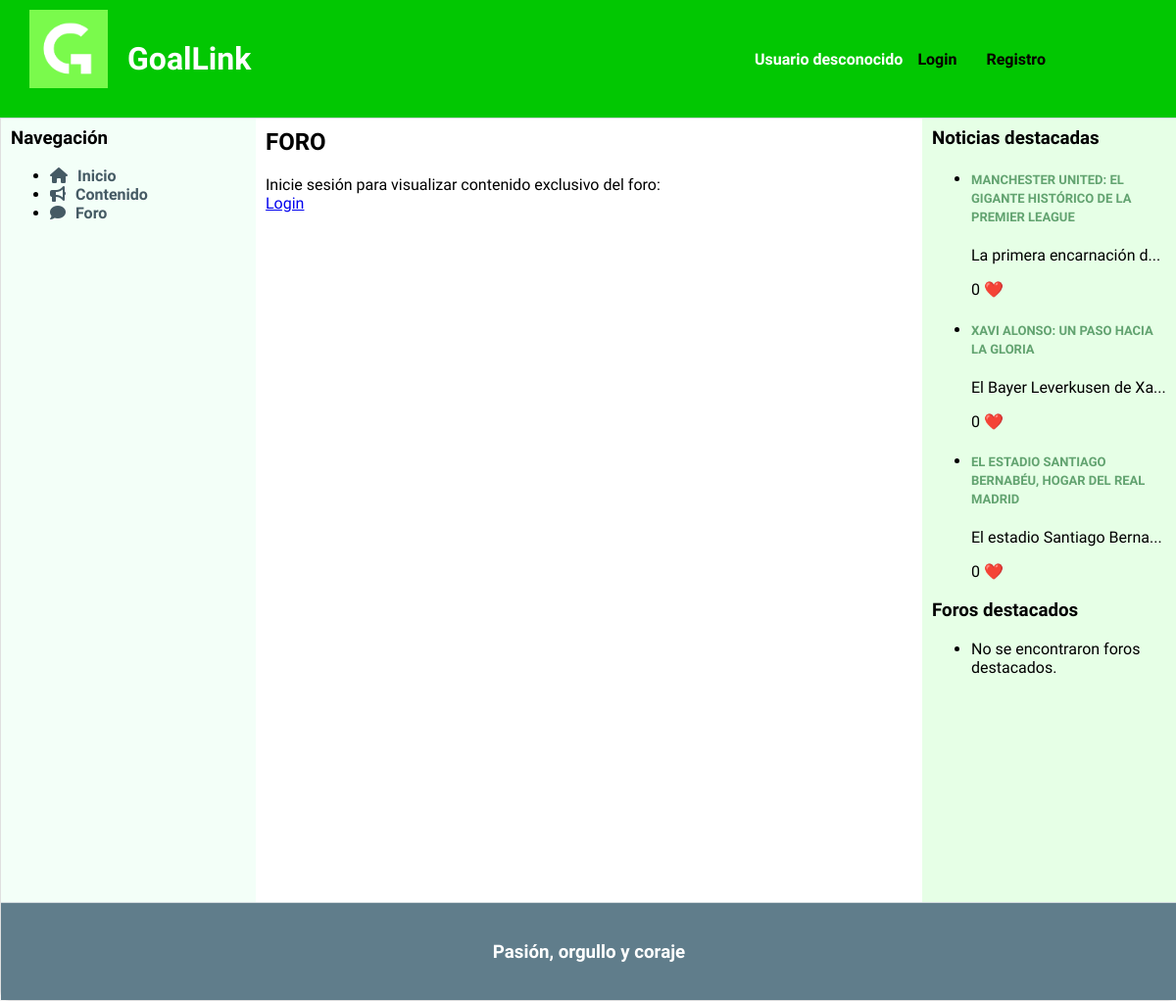
Screenshot of /foro.php with the database file from the repository.
### tables this page shows
CREATE TABLE `noticia` (
  `id` int(11) NOT NULL,
  `titulo` varchar(100) NOT NULL,
  `id_autor` int(11) DEFAULT NULL,
  `contenido` text DEFAULT NULL,
  `fecha` date NOT NULL,
  `likes` int(11) DEFAULT 0,
  `destacado` tinyint(1) NOT NULL DEFAULT 0,
  `imagen1` varchar(255) DEFAULT NULL,
  `liga` varchar(20) DEFAULT NULL
);

### includes/src/Aplicacion.php (called while the page is built, shortened)
<?php
class Aplicacion
{
    private $dirInstalacion;
    private $inicializada;
    private function __construct()
    {
        $this->inicializada = false;
    }
    public function init($bdDatosConexion, $rutaApp = '/', $dirInstalacion = __DIR__)
    {
        if (!$this->inicializada) {
            $this->dirInstalacion = $dirInstalacion;
            $this->inicializada = true;
        }
    }
    public function doInclude($path = '')
    {
        $params = array();
        $this->doIncludeInterna($path, $params);
    }
    private function doIncludeInterna($path, &$params)
    {
        include($this->dirInstalacion . $path);
    }
    public function generaVista(string $rutaVista, &$params)
    {
        $params['app'] = $this;
        $rutaVista = "/Vistas{$rutaVista}";
        $this->doIncludeInterna($rutaVista, $params);
    }
}

### includes/src/noticias/Noticia.php (called while the page is built, shortened)
<?php
class Noticia
{
    private $id;
    private $titulo;
    private $contenido;
    private $fecha;
    private $likes;
    public function __construct($id, $id_autor, $titulo, $contenido, $fecha, $likes, $destacado, $liga,  $imagen1=NULL)
    {
        $this->id = $id;
        $this->titulo = $titulo;
        $this->contenido = $contenido;
        $this->fecha = $fecha;
        $this->likes = $likes;
        if ($imagen1 !== NULL) {
            $this->imagen1 = file_get_contents($imagen1);
        }
    }
    public static function compararFechas($a, $b) {
        $aFecha=strtotime($a->getFecha());
        $bFecha=strtotime($b->getFecha());
        if ($bFecha==$aFecha) {
            return 0;
        }
        return ($aFecha > $bFecha) ? -1 : 1;
    }
    public static function listaDestacados($n) {
        $app = Aplicacion::getInstance();
        $conn = $app->getConexionBd();
        $result = $conn->query("SELECT * FROM noticia WHERE destacado>=$n");
        if($result && $result->num_rows>0){
            while($array=$result->fetch_assoc()){
                $noticia= new Noticia($array["id"], $array["id_autor"], $array["titulo"], $array["contenido"], $array["fecha"], $array["likes"], $array["destacado"], $array["liga"],$array["imagen1"] );
                $lista[]=$noticia;
            }
            usort($lista, array('es\ucm\fdi\aw\noticias\Noticia', 'compararFechas'));
            return $lista;
        }
        return NULL;
    }
    public function getId()
    {
        return $this->id;
    }
    public function getTitulo()
    {
        return $this->titulo;
    }
    public function getContenido()
    {
        return $this->contenido;
    }
    public function getFecha()
    {
        return $this->fecha;
    }
    public function getLikes()
    {
        return $this->likes;
    }
}

### includes/src/foros/Foro.php (called while the page is built, shortened)
<?php
class Foro
{
    public static function listaDestacados($n) {
        $app = Aplicacion::getInstance();
        $conn = $app->getConexionBd();
        $result = $conn->query("SELECT * FROM foro WHERE destacado>=$n");
        return NULL;
    }
}

### includes/comun/sidebarDer.php (the view, shortened to what this page needs)
<aside id="sidebarDer">
    <h3>Noticias destacadas</h3>
    <ul>
        <?php
            $noticiasDestacadas = Noticia::listaDestacados(1);
            if ($noticiasDestacadas != NULL) {
                foreach ($noticiasDestacadas as $noticia) {
                    echo "<li>";
                    echo "<h4 class='titulo-noticia-BarraLateral'><a href='noticiaDinamica.php?id=" . $noticia->getId() . "'>" . $noticia->getTitulo() . "</a></h4>";
                    echo "<p>" . substr($noticia->getContenido(), 0, 25) . "..."."</p>";
                    echo "<p>" . $noticia->getLikes() . " <span style='color: red;'>&#10084;&#65039;</span></p>";
                    echo "</li>";
                }
            }
            else {
                echo "<li>No se encontraron noticias destacadas.</li>";
            }
        ?>
    </ul>
    <h3>Foros destacados</h3>
    <ul>
        <?php
            $forosDestacados = Foro::listaDestacados(1);
            if ($forosDestacados != NULL) {
                foreach ($forosDestacados as $foro) {
                    echo "<li>";
                    echo "<h4>" . $foro->getTitulo() . "</h4>";
                    echo "<p>" . $foro->getDescripcion() . "</p>";
                    echo "<p>" . $foro->getLikes() . " <span style='color: red;'>&#10084;&#65039;</span></p>";
                    echo "</li>";
                }
            } else {
                echo "<li>No se encontraron foros destacados.</li>";
            }
        ?>
    </ul>
</aside>

### CSS/style.css (style rules this page uses)
body { background-color: #f5f5f5; margin: 0; font-family: 'Signika Negative', sans-serif; }
aside { padding: 10px; float: right; width: 250px; height: 800px; background-color: #b3fa9c;; margin-top: 70px; }
.titulo-noticia-BarraLateral a { text-decoration: none; font-family: 'Signika Negative', sans-serif; font-size: 13px; color: #62a370; font-weight: bold; text-transform: uppercase; }
@media screen and (max-width: 1510px) { aside { padding: 10px; float: right; width: 20%; height: 800px; background-color: #e6ffe6; margin-top: 70px; right: 0; } }

### rows the page displays
noticia: titulo "MANCHESTER UNITED: EL GIGANTE HISTÓRICO DE LA PREMIER LEAGUE", contenido "La primera encarnación d", likes "0"
noticia: titulo "XAVI ALONSO: UN PASO HACIA LA GLORIA", contenido "El Bayer Leverkusen de Xa", likes "0"
noticia: titulo "EL ESTADIO SANTIAGO BERNABÉU, HOGAR DEL REAL MADRID", contenido "El estadio Santiago Berna", likes "0"
